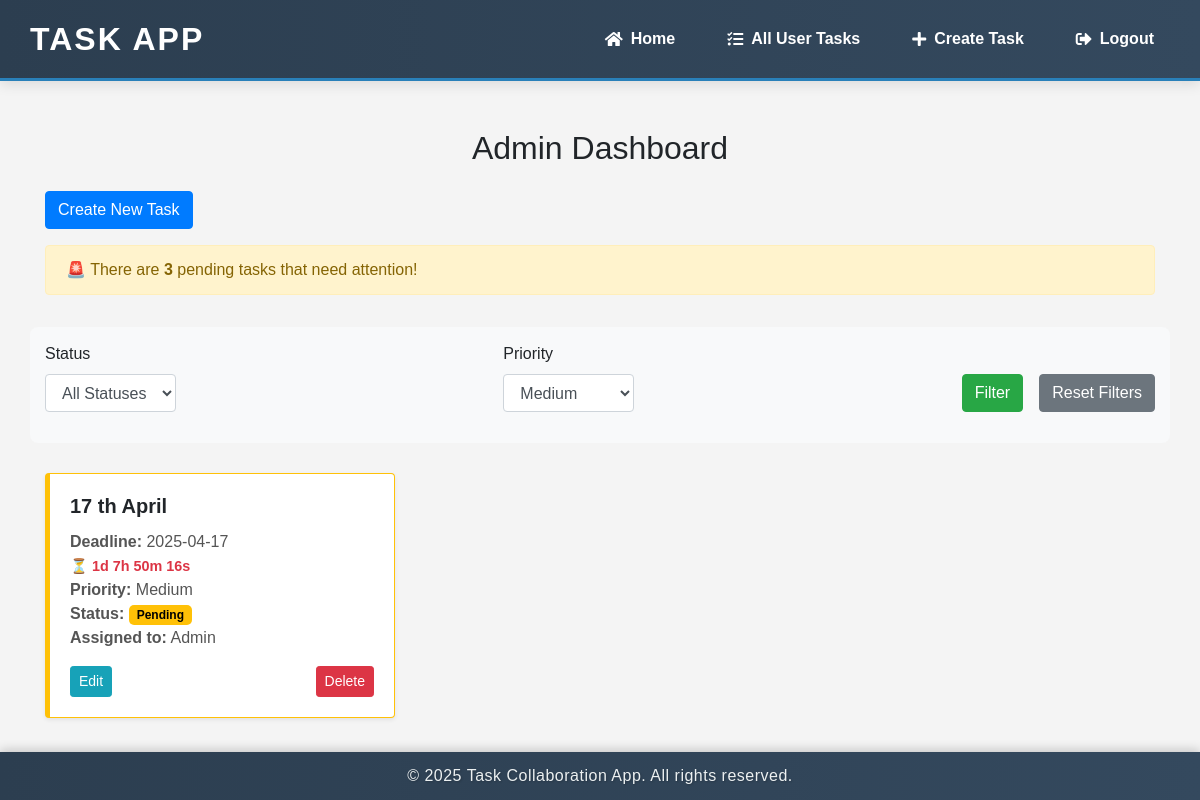
/admin.php?priority=Medium (signed in), run on the app's committed database.
### tables this page shows
CREATE TABLE `tasks` (
  `id` int(11) NOT NULL,
  `user_id` int(11) NOT NULL,
  `title` varchar(255) NOT NULL,
  `deadline` date NOT NULL,
  `priority` enum('High','Medium','Low') NOT NULL,
  `status` enum('Pending','Completed') DEFAULT 'Pending'
);

CREATE TABLE `users` (
  `id` int(11) NOT NULL,
  `name` varchar(100) NOT NULL,
  `email` varchar(100) NOT NULL,
  `password` varchar(255) NOT NULL,
  `role` enum('user','admin') DEFAULT 'user'
);

### admin.php (the view, shortened to what this page needs)
<?php
include 'config/db.php';
include 'includes/header.php';
$priorityFilter = isset($_GET['priority']) ? $_GET['priority'] : '';
$query = "SELECT tasks.*, users.name AS assigned_user
          FROM tasks
          JOIN users ON tasks.user_id = users.id
          WHERE 1=1";
$params = [];
if ($priorityFilter) {
    $query .= " AND tasks.priority = ?";
    $params[] = $priorityFilter;
}
$stmt = $conn->prepare($query);
if ($params) {
    $types = str_repeat('s', count($params));
    $stmt->bind_param($types, ...$params);
}
$stmt->execute();
$tasks = $stmt->get_result()->fetch_all(MYSQLI_ASSOC);
?>
<div class="container mt-5 main-content">
    <div class="row">
        <div class="col-12">
            <h2 class="text-center mb-4">Admin Dashboard</h2>
            <a href="task.php" class="btn btn-primary mb-3">Create New Task</a>
        </div>
    </div>
    <div class="row mb-3">
        <div class="col-12">
            <?php
            $pendingQuery = "SELECT COUNT(*) AS pending_count FROM tasks WHERE status = 'Pending'";
            $pendingResult = $conn->query($pendingQuery);
            $pendingCount = $pendingResult->fetch_assoc()['pending_count'];
            if ($pendingCount > 0): ?>
                <div class="alert alert-warning" role="alert">
                    🚨 There are <strong><?php echo $pendingCount; ?></strong> pending tasks that need attention!
                </div>
            <?php else: ?>
                <div class="alert alert-success" role="alert">
                    ✅ All tasks are completed. Great job!
                </div>
            <?php endif; ?>
        </div>
    </div>
    <div class="row">
        <div class="col-12 filter-section">
            <form method="GET" action="admin.php" class="d-flex justify-content-between flex-wrap gap-3">
                <div class="form-group">
                    <label for="statusFilter">Status</label>
                    <select name="status" id="statusFilter" class="form-control">
                        <option value="">All Statuses</option>
                    </select>
                </div>
                <div class="form-group">
                    <label for="priorityFilter">Priority</label>
                    <select name="priority" id="priorityFilter" class="form-control">
                        <option value="Medium" <?php echo ($priorityFilter == 'Medium') ? 'selected' : ''; ?>>Medium</option>
                    </select>
                </div>
                <div class="form-group d-flex align-items-end">
                    <button type="submit" class="btn btn-success mr-2">Filter</button>
                    <a href="admin.php" class="btn btn-secondary ml-2">Reset Filters</a>
                </div>
            </form>
        </div>
    </div>
    <div class="row">
        <?php if (empty($tasks)): ?>
            <div class="col-12">
                <p class="text-center">No tasks found with the current filters. Try adjusting the filters.</p>
            </div>
        <?php else: ?>
            <?php foreach ($tasks as $task): ?>
                <?php
                    $statusColor = ($task['status'] == 'Completed') ? 'success' : 'warning';
                    $borderColor = ($task['status'] == 'Completed') ? 'border-success' : 'border-warning';
                    $deadlineId = 'countdown-' . $task['id'];
                ?>
                <div class="col-lg-4 col-md-6 col-sm-12 mb-4">
                    <div class="card shadow-sm rounded <?php echo $borderColor; ?>">
                        <div class="card-body">
                            <h5 class="card-title"><?php echo htmlspecialchars($task['title']); ?></h5>
                            <p class="card-text">
                                <strong>Deadline:</strong> <?php echo htmlspecialchars($task['deadline']); ?><br>
                                <span class="countdown" id="<?php echo $deadlineId; ?>"></span><br>
                                <strong>Priority:</strong> <?php echo htmlspecialchars($task['priority']); ?><br>
                                <strong>Status:</strong>
                                <span class="badge badge-<?php echo $statusColor; ?>">
                                    <?php echo htmlspecialchars($task['status']); ?>
                                </span><br>
                                <strong>Assigned to:</strong> <?php echo htmlspecialchars($task['assigned_user']); ?>
                            </p>
                            <div class="d-flex justify-content-between">
                                <a href="task.php?id=<?php echo $task['id']; ?>" class="btn btn-info btn-sm">Edit</a>
                                <a href="task.php?id=<?php echo $task['id']; ?>&delete=true" class="btn btn-danger btn-sm">Delete</a>
                            </div>
                        </div>
                    </div>
                </div>
            <?php endforeach; ?>
        <?php endif; ?>
    </div>
</div>
<?php include 'includes/footer.php'; ?>

### includes/header.php (style rules this page uses)
* { margin: 0; padding: 0; box-sizing: border-box; }
body { font-family: 'Arial', sans-serif; background-color: #f4f4f4; }

### admin.php (style rules this page uses)
html, body { height: 100%; }
body { display: flex; flex-direction: column; }
.main-content { flex: 0.5; }
.card { transition: transform 0.3s ease-in-out; }
.card-title { font-size: 1.25rem; font-weight: bold; }
.card-text { font-size: 1rem; color: #555; }
.btn-sm { font-size: 0.875rem; }
.filter-section { background-color: #f8f9fa; padding: 15px; margin-bottom: 30px; border-radius: 8px; }
.badge-warning { background-color: #ffc107; color: black; padding: 4px 8px; border-radius: 5px; }
.card.border-warning { border-left: 5\px solid #ffc107 !important; }
.countdown { font-weight: bold; color: #dc3545; font-size: 0.9rem; }

### data on the page
tasks: title "17 th April", deadline "2025-04-17", priority "Medium", status "Pending", user.name "Admin"

### other printed values
$pendingCount "3"
